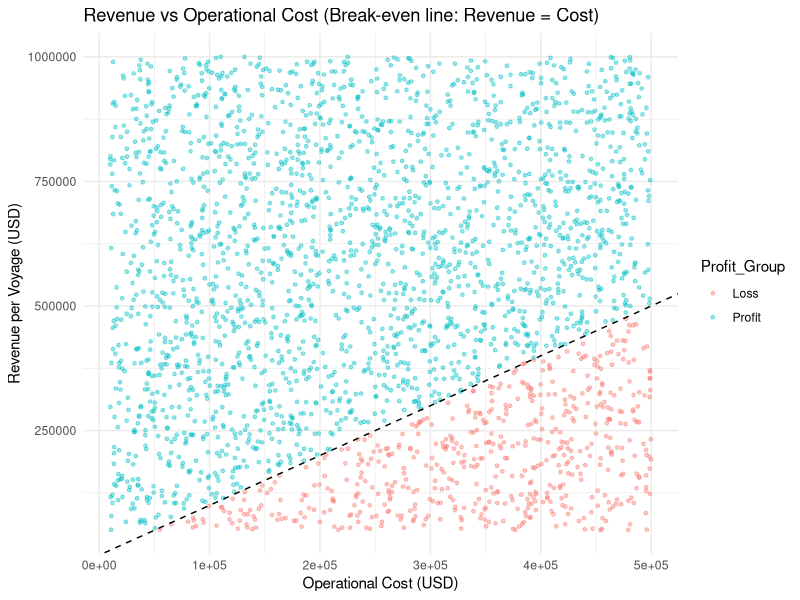
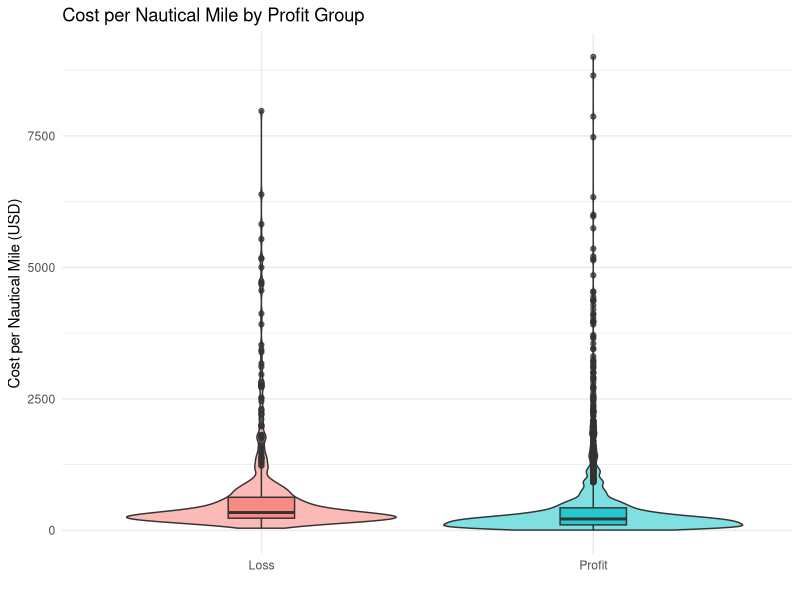
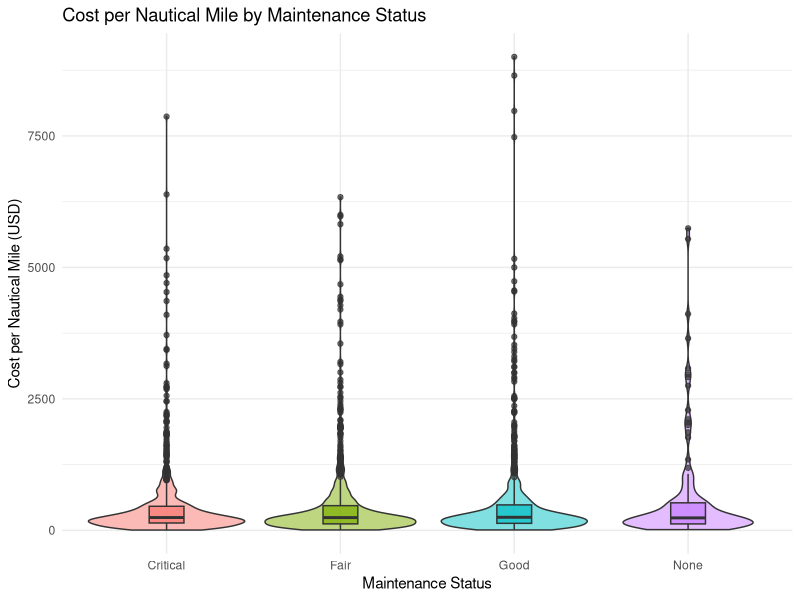
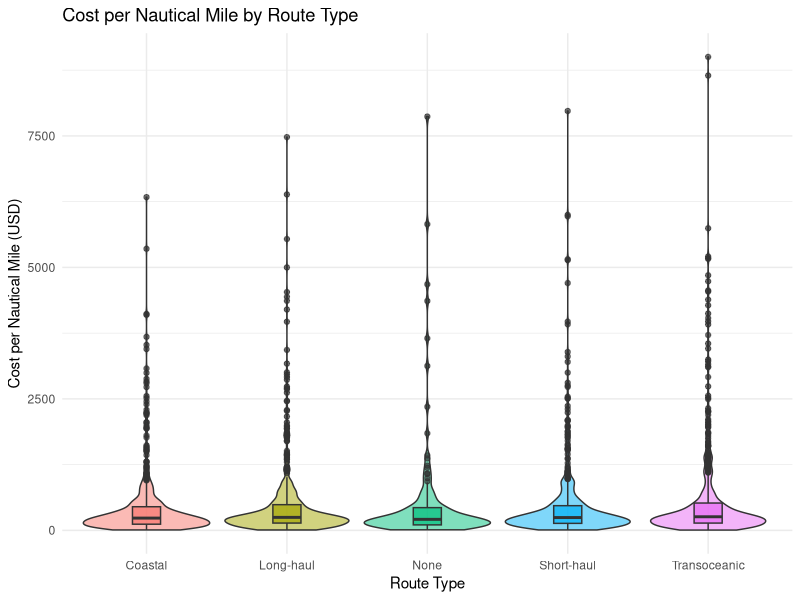
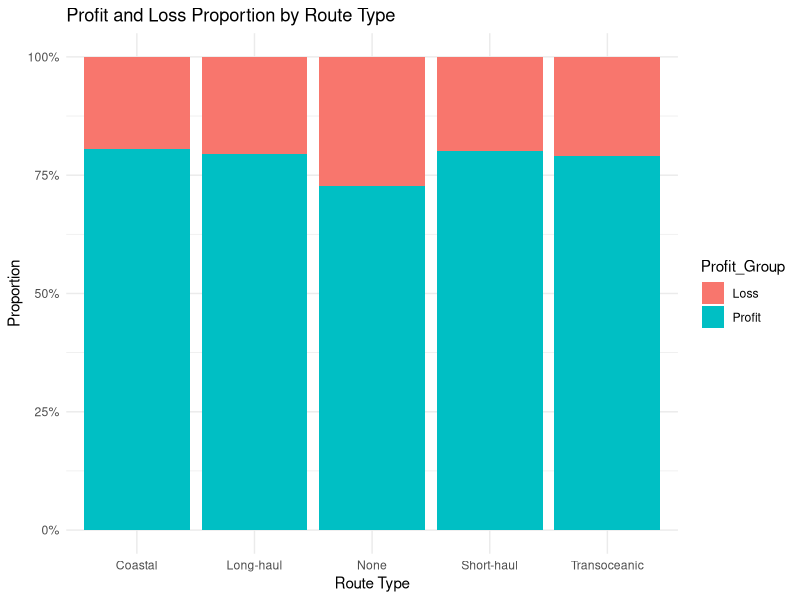
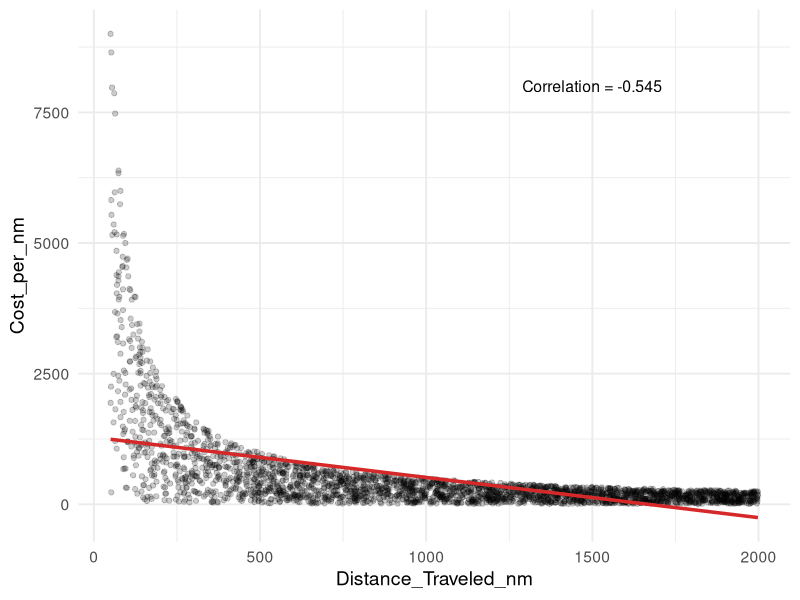

The R script that drew these images, in order:
## ---- chunk 1
library(tidyverse)
library(skimr)
library(corrplot)
library(ggridges)
library(GGally)
theme_set(
  theme_minimal(base_size = 13) +
    theme(
      plot.title = element_text(face = "bold"),
      axis.title = element_text(face = "bold"),
      panel.grid.minor = element_blank()
    )
)


ship <- read_csv("data/Ship_Performance_Dataset.csv")
## ---- chunk 2
colSums(is.na(ship))
skim(ship)
## ---- chunk 3
cat_cols <- c("Ship_Type","Route_Type","Engine_Type","Maintenance_Status","Weather_Condition")
ship <- ship %>%
  mutate(across(all_of(cat_cols), ~replace_na(.x, "Unknown"))) %>%
  mutate(across(all_of(cat_cols), as.factor))

ship <- ship %>%
  mutate(
    Profit = Revenue_per_Voyage_USD - Operational_Cost_USD,
    Profit_Group = ifelse(Profit > 0, "Profit", "Loss"),
    Profit_Margin = Profit / Revenue_per_Voyage_USD,
    Cost_per_nm = Operational_Cost_USD / Distance_Traveled_nm,
    Rev_per_ton = Revenue_per_Voyage_USD / Cargo_Weight_tons
  )
## ---- chunk 4
ggplot(ship, aes(x = Operational_Cost_USD, y = Revenue_per_Voyage_USD, color = Profit_Group)) +
  geom_point(alpha = 0.4, size = 1) +
  geom_abline(slope = 1, intercept = 0, linetype = "dashed") +
  labs(
    title = "Revenue vs Operational Cost (Break-even line: Revenue = Cost)",
    x = "Operational Cost (USD)",
    y = "Revenue per Voyage (USD)"
  ) +
  theme_minimal()


## ---- chunk 5
ship %>%
  count(Profit_Group) %>%
  mutate(rate = n/sum(n))

## ---- chunk 6
ggplot(ship, aes(x = Profit_Group, y = Cost_per_nm, fill = Profit_Group)) +
  geom_violin(alpha = 0.5) +
  geom_boxplot(width = 0.2, alpha = 0.7) +
  labs(
    title = "Cost per Nautical Mile by Profit Group",
    x = "",
    y = "Cost per Nautical Mile (USD)"
  ) +
  theme_minimal() +
  theme(legend.position = "none")

## ---- chunk 7
ship %>%
  group_by(Profit_Group) %>%
  summarise(
    median_cost_nm = median(Cost_per_nm),
    mean_cost_nm = mean(Cost_per_nm)
  )

## ---- chunk 8
t_test <- t.test(Cost_per_nm ~ Profit_Group, data = ship)
t_test$p.value

## ---- chunk 9
ggplot(ship, aes(x = Maintenance_Status, y = Cost_per_nm, fill = Maintenance_Status)) +
  geom_violin(alpha = 0.5) +
  geom_boxplot(width = 0.2, alpha = 0.7) +
  labs(
    title = "Cost per Nautical Mile by Maintenance Status",
    x = "Maintenance Status",
    y = "Cost per Nautical Mile (USD)"
  ) +
  theme_minimal() +
  theme(legend.position = "none")
ship %>%
  group_by(Maintenance_Status) %>%
  summarise(
    median_cost_nm = median(Cost_per_nm),
    mean_cost_nm = mean(Cost_per_nm)
  ) %>%
  arrange(desc(median_cost_nm))

## ---- chunk 10
ggplot(ship, aes(x = Route_Type, y = Cost_per_nm, fill = Route_Type)) +
  geom_violin(alpha = 0.5) +
  geom_boxplot(width = 0.2, alpha = 0.7) +
  labs(
    title = "Cost per Nautical Mile by Route Type",
    x = "Route Type",
    y = "Cost per Nautical Mile (USD)"
  ) +
  theme_minimal() +
  theme(legend.position = "none")
ship %>%
  group_by(Route_Type) %>%
  summarise(
    median_cost_nm = median(Cost_per_nm),
    mean_cost_nm = mean(Cost_per_nm)
  ) %>%
  arrange(desc(median_cost_nm))

## ---- chunk 11
ship %>%
  group_by(Route_Type) %>%
  summarise(
    total = n(),
    loss = sum(Profit_Group == "Loss"),
    loss_rate = loss / total
  ) %>%
  arrange(desc(loss_rate))
## ---- chunk 12
ship %>%
  group_by(Route_Type, Profit_Group) %>%
  summarise(n = n(), .groups = "drop") %>%
  group_by(Route_Type) %>%
  mutate(prop = n/sum(n)) %>%
  ggplot(aes(x = Route_Type, y = prop, fill = Profit_Group)) +
  geom_col(position = "fill") +
  scale_y_continuous(labels = scales::percent) +
  labs(
    title = "Profit and Loss Proportion by Route Type",
    x = "Route Type",
    y = "Proportion"
  ) +
  theme_minimal()

## ---- chunk 13
ggplot(ship, aes(x = Distance_Traveled_nm, y = Cost_per_nm)) +
  geom_point(alpha = 0.2) +
  geom_smooth(method = "lm", se = FALSE, size = 1.2, color = "#D62828") +
  annotate("text", x = 1500, y = 8000,
           label = "Correlation = -0.545",
           size = 4) +
  theme_minimal(base_size = 14)

